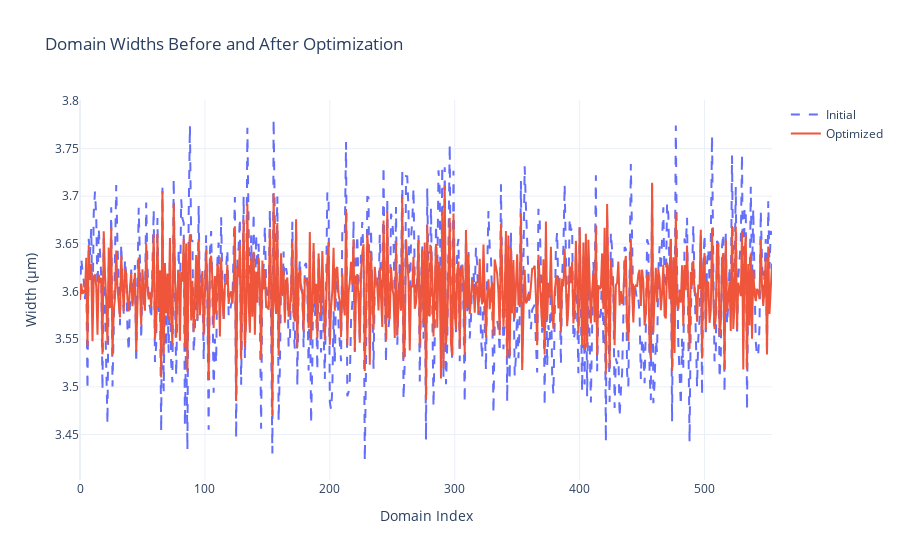
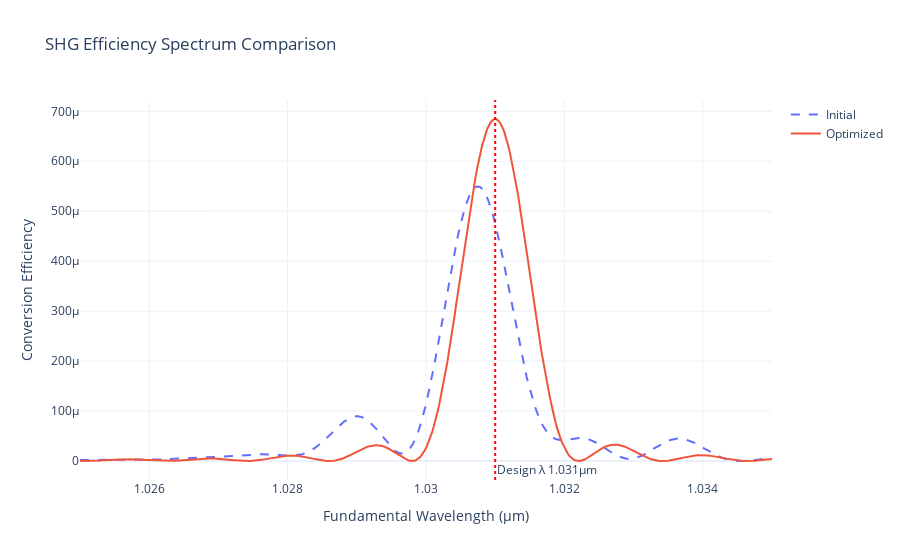

Notebook code cell kept with these figures, in order:
### Code cell
from collections.abc import Callable
from dataclasses import dataclass

import jax
import jax.numpy as jnp
import optax  # pyright: ignore[reportMissingTypeStubs]
import plotly.graph_objects as go  # pyright: ignore[reportMissingTypeStubs]
from jax import Array, jit
from jax_tqdm.loop_pbar import loop_tqdm

from qpm import cwes, mgoslt


# --- Data Structures for Configuration and Parameters ---
@dataclass(frozen=True)
class GratingConfig:
    design_temp: float = 70.0
    design_wl: float = 1.031
    target_length: float = 2000.0
    max_iters: int = 1000
    prng_seed: int = 42
    kappa_mag: float = 1.31e-4 / (2 / jnp.pi)
    kappa_target_length: float = 2000.0
    wl_start: float = 1.025
    wl_end: float = 1.035
    num_points: int = 500


@dataclass(frozen=True)
class SimulationParameters:
    delta_k1: Array
    delta_k2: Array
    kappa_array: Array
    b_initial: Array


# --- Core JAX Functions ---
def make_loss_fn(sim_params: SimulationParameters) -> Callable[[Array], Array]:
    """Creates a loss function that returns the negative SHG efficiency."""

    @jit
    def loss_fn(domain_widths: Array) -> Array:
        superlattice = jnp.stack([domain_widths, sim_params.kappa_array], axis=1)
        b_final = cwes.simulate_twm(superlattice, sim_params.delta_k1, sim_params.delta_k2, sim_params.b_initial)
        efficiency = jnp.abs(b_final[2]) ** 2
        return -efficiency

    return loss_fn


# --- Workflow Functions ---
def _initialize_grating(config: GratingConfig) -> tuple[Array, Array, Array, Array]:
    """Generates initial grating parameters based on the configuration."""
    print("1. Generating initial grating parameters...")
    delta_k1 = mgoslt.calc_twm_delta_k(config.design_wl, config.design_wl, config.design_temp)
    delta_k2 = mgoslt.calc_twm_delta_k(config.design_wl, config.design_wl / 2, config.design_temp)

    domain_len_shg = jnp.pi / delta_k1
    num_domains = int(jnp.round(config.target_length / domain_len_shg))
    print(f"   - Base domain width from calculation: {domain_len_shg:.4f} μm")
    print(f"   - Number of domains: {num_domains}")

    kappa_array = config.kappa_mag * jnp.power(-1.0, jnp.arange(num_domains))

    initial_widths = jnp.full(num_domains, domain_len_shg)
    key = jax.random.PRNGKey(config.prng_seed)
    noise = jax.random.normal(key, shape=(num_domains,)) * (domain_len_shg * 0.02)
    initial_widths = initial_widths + noise

    return delta_k1, delta_k2, kappa_array, initial_widths


# REFACTOR: The function signature is now clean and compact.
def _run_optimization(
    initial_widths: Array,
    sim_params: SimulationParameters,
    config: GratingConfig,
) -> Array:
    """Sets up and runs the L-BFGS optimization."""
    print("2. Setting up loss function and L-BFGS optimizer...")
    loss_fn = make_loss_fn(sim_params)
    solver = optax.lbfgs()

    @jit
    def run_full_optimization(initial_params: Array) -> Array:
        @loop_tqdm(config.max_iters, desc="Optimizing")
        def step(_: int, state: tuple[Array, optax.OptState]) -> tuple[optax.Params, optax.OptState]:
            params, opt_state = state
            value, grad = jax.value_and_grad(loss_fn)(params)
            updates, opt_state = solver.update(grad, opt_state, params, value=value, grad=grad, value_fn=loss_fn)
            params = optax.apply_updates(params, updates)
            return params, opt_state

        initial_opt_state = solver.init(initial_params)
        optimized_params, _ = jax.lax.fori_loop(0, config.max_iters, step, (initial_params, initial_opt_state))
        return optimized_params

    print("3. Running JIT-compiled optimization...")
    print(f"   - Initial Efficiency: {-loss_fn(initial_widths):.4f}")

    optimized_widths = run_full_optimization(initial_widths)
    optimized_widths.block_until_ready()

    print(f"   - Optimized Efficiency: {-loss_fn(optimized_widths):.4f}")
    return optimized_widths


# --- Visualization Functions ---
def _calculate_spectrum(domain_widths: Array, sim_params: SimulationParameters, config: GratingConfig) -> tuple[Array, Array]:
    """Helper function to compute the SHG efficiency spectrum for a given grating."""
    wls = jnp.linspace(config.wl_start, config.wl_end, config.num_points)
    delta_k1s = mgoslt.calc_twm_delta_k(wls, wls, config.design_temp)
    delta_k2s = mgoslt.calc_twm_delta_k(wls, wls / 2, config.design_temp)

    compute_spectrum_vmap = jit(jax.vmap(cwes.simulate_twm, in_axes=(None, 0, 0, None)))

    superlattice = jnp.stack([domain_widths, sim_params.kappa_array], axis=1)
    final_vectors = compute_spectrum_vmap(superlattice, delta_k1s, delta_k2s, sim_params.b_initial)
    efficiencies = jnp.abs(final_vectors[:, 2]) ** 2
    return wls, efficiencies


def _plot_domain_widths(initial_widths: Array, optimized_widths: Array) -> None:
    """Plots the domain widths before and after optimization."""
    fig = go.Figure()
    fig.add_trace(go.Scatter(y=initial_widths, mode="lines", name="Initial", line={"dash": "dash"}))
    fig.add_trace(go.Scatter(y=optimized_widths, mode="lines", name="Optimized"))
    fig.update_layout(
        title_text="Domain Widths Before and After Optimization",
        xaxis_title="Domain Index",
        yaxis_title="Width (μm)",
        template="plotly_white",
    )
    fig.show()


# REFACTOR: This function signature is also much cleaner now.
def _plot_efficiency_spectrum(
    initial_widths: Array,
    optimized_widths: Array,
    sim_params: SimulationParameters,
    config: GratingConfig,
) -> None:
    """Plots the SHG efficiency spectrum before and after optimization."""
    wls, initial_effs = _calculate_spectrum(initial_widths, sim_params, config)
    _, optimized_effs = _calculate_spectrum(optimized_widths, sim_params, config)

    fig = go.Figure()
    fig.add_trace(go.Scatter(x=wls, y=initial_effs, mode="lines", name="Initial", line={"dash": "dash"}))
    fig.add_trace(go.Scatter(x=wls, y=optimized_effs, mode="lines", name="Optimized"))
    fig.add_vline(
        x=config.design_wl,
        line_dash="dot",
        line_color="red",
        annotation_text=f"Design λ {config.design_wl}μm",
        annotation_position="bottom right",
    )
    fig.update_layout(
        title_text="SHG Efficiency Spectrum Comparison",
        xaxis_title="Fundamental Wavelength (μm)",
        yaxis_title="Conversion Efficiency",
        template="plotly_white",
    )
    fig.show()


def main() -> None:
    """Main script execution."""
    config = GratingConfig()

    # 1. Generate initial physical parameters and domain widths
    delta_k1, delta_k2, kappa_array, initial_widths = _initialize_grating(config)

    # REFACTOR: Bundle the fixed simulation parameters into a single object.
    # This clarifies the data flow of the entire script.
    sim_params = SimulationParameters(
        delta_k1=delta_k1,
        delta_k2=delta_k2,
        kappa_array=kappa_array,
        b_initial=jnp.array([1.0, 0.0, 0.0], dtype=jnp.complex64),
    )

    # 2. Run the optimization with the clean parameter objects
    optimized_widths = _run_optimization(initial_widths, sim_params, config)

    # 3. Visualize the results
    print("4. Visualizing optimization results...")
    _plot_domain_widths(initial_widths, optimized_widths)
    _plot_efficiency_spectrum(initial_widths, optimized_widths, sim_params, config)


main()

### Figure 1 — Plotly figure (JSON) as saved in the notebook; plotly's stock layout.template omitted (floating-point values rounded to 4 significant figures; data arrays with more than 128 entries replaced by an {"elided": "..."} marker saying what was removed)
{"data": [{"line": {"dash": "dash"}, "mode": "lines", "name": "Initial", "type": "scatter", "y": {"elided": "555 float values"}}, {"mode": "lines", "name": "Optimized", "type": "scatter", "y": {"elided": "555 float values"}}], "layout": {"title": {"text": "Domain Widths Before and After Optimization"}, "xaxis": {"title": {"text": "Domain Index"}}, "yaxis": {"title": {"text": "Width (μm)"}}}}

### Figure 2 — Plotly figure (JSON) as saved in the notebook; plotly's stock layout.template omitted (floating-point values rounded to 4 significant figures; data arrays with more than 128 entries replaced by an {"elided": "..."} marker saying what was removed)
{"data": [{"line": {"dash": "dash"}, "mode": "lines", "name": "Initial", "type": "scatter", "x": {"elided": "500 float values"}, "y": {"elided": "500 float values"}}, {"mode": "lines", "name": "Optimized", "type": "scatter", "x": {"elided": "500 float values"}, "y": {"elided": "500 float values"}}], "layout": {"annotations": [{"showarrow": false, "text": "Design λ 1.031μm", "x": 1.031, "xanchor": "left", "xref": "x", "y": 0, "yanchor": "bottom", "yref": "y domain"}], "shapes": [{"line": {"color": "red", "dash": "dot"}, "type": "line", "x0": 1.031, "x1": 1.031, "xref": "x", "y0": 0, "y1": 1, "yref": "y domain"}], "title": {"text": "SHG Efficiency Spectrum Comparison"}, "xaxis": {"title": {"text": "Fundamental Wavelength (μm)"}}, "yaxis": {"title": {"text": "Conversion Efficiency"}}}}
